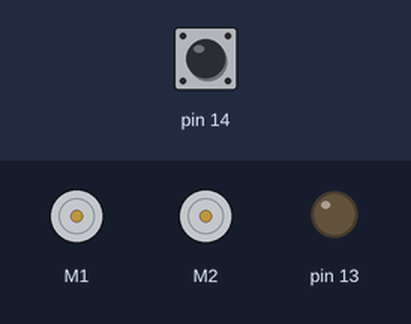
Simulated run of this sketch. Board: Arduino Leonardo, built with avr-gcc and run on an emulated ATmega32U4. On the bench: 2 × DC motor (green arrow = forward, orange = backward, longer = faster), output pins drawn as LEDs (lit = HIGH). The test bench sets the inputs (shaded band); at power-on: pin 14 HIGH.

Above: at 0.8 s.
0.9 s: pin 14 pulled LOW for 0.15 s
At 2.2 s:
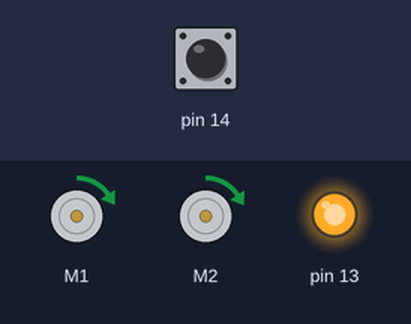
At 2.81 s:
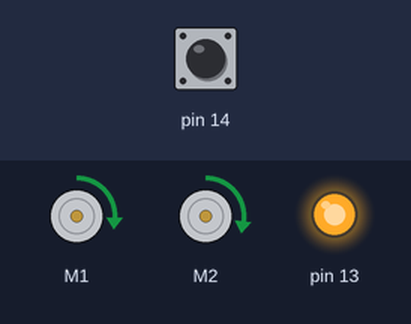
Timing chart, 0 to 13.0 s (numbered marks = the images above; inputs shaded):
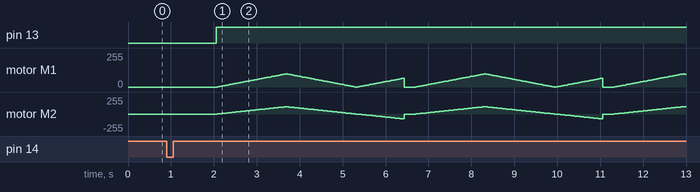

The sketch:

Lab1_E321.ino
```cpp
#include <Romi32U4.h>

Romi32U4Motors motors;
Romi32U4ButtonA buttonA;

// Scaling the speed based off of the left motor. Left motor has more torque than the right
const float LEFT_MOTOR_SCALE = 1.00;
// Right motor turns at 1.12x the left
const float RIGHT_MOTOR_SCALE = 1.12;

void setup()
{
  buttonA.waitForButton();

  delay(1000);
}

void loop()
{
  ledYellow(1);

  // Accelerate
  for (int speed = 0; speed <= 155; speed++)
  {
    // to get the speed of each motor, have the int equal the speed multiplied by the scale. This will be repeeated for each section
    // 155 * 1.00 = 155
    int LW = (int)(speed * LEFT_MOTOR_SCALE);
    // 155 * 1.12 = 173.6
    int RW = (int)(speed * RIGHT_MOTOR_SCALE);

    // Set each motor to the scaled speeds
    motors.setLeftSpeed(LW);
    motors.setRightSpeed(RW);
    delay(10);
  }

  // Decelerate
  for (int speed = 155; speed >= 0; speed--)
  {
    int LW = (int)(speed * LEFT_MOTOR_SCALE);
    int RW = (int)(speed * RIGHT_MOTOR_SCALE);
    motors.setLeftSpeed(LW);
    motors.setRightSpeed(RW);
    delay(10);
  }
  // Turn both wheels in opposite directions to turn the driver
  for (int speed = 0; speed <= 105; speed++)
  {
    int LW = (int)(speed * LEFT_MOTOR_SCALE);
    int RW = (int)(-speed * RIGHT_MOTOR_SCALE);
    motors.setLeftSpeed(LW);
    motors.setRightSpeed(RW);
    delay(10);
  }

  // Stop the car to complete the loop
  motors.setLeftSpeed(0);
  motors.setRightSpeed(0);
  delay(250);
}
```
